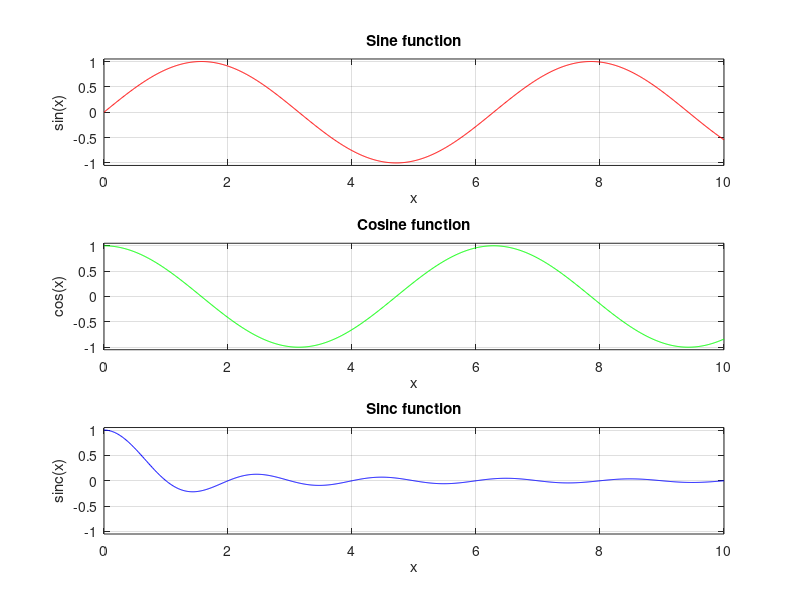

Recreate this plot in MATLAB.
x=0:0.01:10;
y1=sin(x);
y2=cos(x);
y3=sinc(x);

subplot(311);
plot(x,y1,"r")
title("Sine function");
ylabel("sin(x)")
xlabel("x");
ylim([-1.05,1.05]);
grid on

subplot(312);
plot(x,y2,"g")
title("Cosine function");
ylabel("cos(x)");
xlabel("x");
ylim([-1.05,1.05]);
grid on

subplot(313);
plot(x,y3,"b")
title("Sinc function");
ylabel("sinc(x)");
xlabel("x");
ylim([-1.05,1.05]);
grid on

